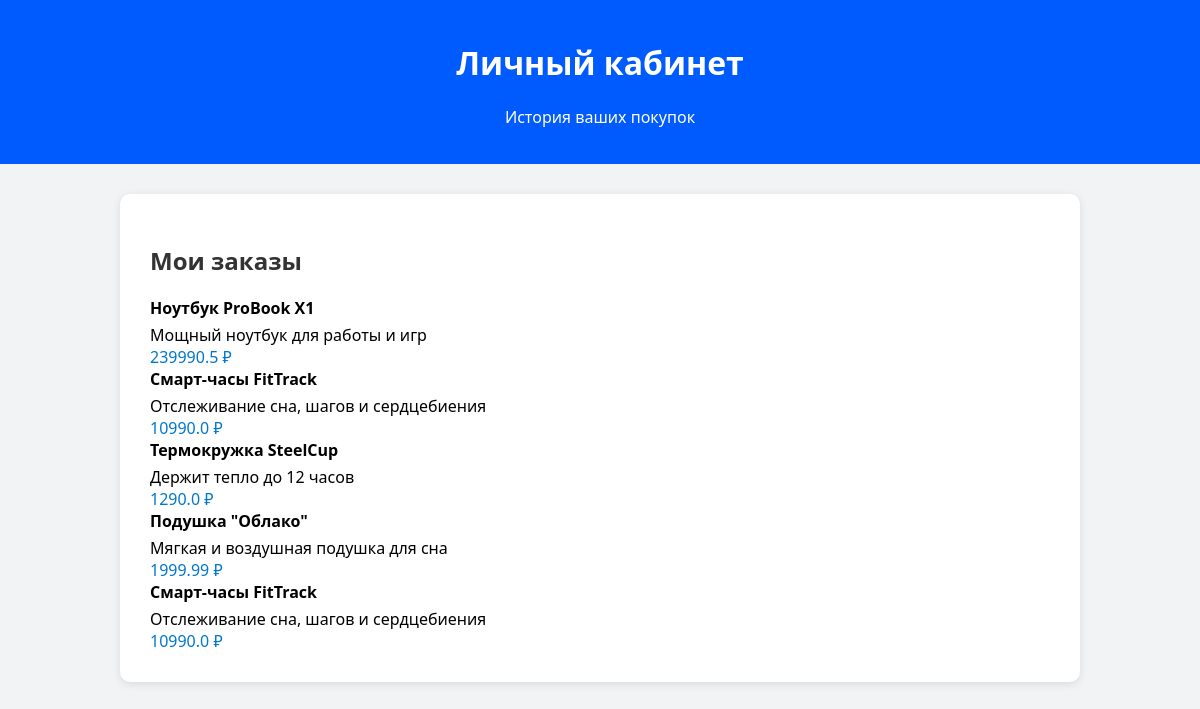
The page /account on the database its author committed.
### tables this page shows
CREATE TABLE buys (
            id INTEGER PRIMARY KEY AUTOINCREMENT,
            name TEXT NOT NULL,
            descript TEXT NOT NULL,
            price REAL NOT NULL
        );

### kira_7.py (the view)
@app.route('/account')
def cabinet():
    conn=sqlite3.connect('database.db')
    cursor = conn.cursor()
    cursor.execute('SELECT * FROM buys')
    items = cursor.fetchall()
    conn.close()
    return render_template('main.html' , items=items)

### templates/main.html (shortened to what this page needs)
<!DOCTYPE html>
<html lang="ru">
<head>
</head>
<body>
<header>
  <h1>Личный кабинет</h1>
  <p>История ваших покупок</p>
</header>
<div class="container">
  <h2>Мои заказы</h2>
	{% for item in items %}
  <div class="card">
  <div class="name">{{ item[1] }}</div>
    <div class="desc">{{ item[2] }}</div>
	<div class="price">{{ item[3] }} ₽</div>
  </div>
  {% endfor %}
</div>
</body>
</html>

### templates/main.html (style rules this page uses)
body { font-family: 'Segoe UI', sans-serif; margin: 0; background: #f2f3f5; }
header { background-color: #005bff; color: #fff; padding: 20px; text-align: center; }
.container { max-width: 900px; margin: 30px auto; background: #fff; border-radius: 10px; box-shadow: 0 2px 8px rgba(0,0,0,0.1); padding: 30px; }
h2 { margin-bottom: 20px; color: #333; }
.name { font-weight: bold; font-size: 16px; margin-bottom: 5px; }
.price { font-size: 16px; color: #0077cc; }

### rows shown on the page
buys: name "Ноутбук ProBook X1", descript "Мощный ноутбук для работы и игр", price "239990.5"
buys: name "Смарт-часы FitTrack", descript "Отслеживание сна, шагов и сердцебиения", price "10990.0"
buys: name "Термокружка SteelCup", descript "Держит тепло до 12 часов", price "1290.0"
buys: name "Подушка \"Облако\"", descript "Мягкая и воздушная подушка для сна", price "1999.99"
buys: name "Смарт-часы FitTrack", descript "Отслеживание сна, шагов и сердцебиения", price "10990.0"
